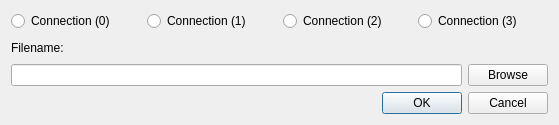
<?xml version="1.0" encoding="UTF-8"?>
<ui version="4.0">
 <class>SaveCCPConfigDialog</class>
 <widget class="QDialog" name="SaveCCPConfigDialog">
  <property name="geometry">
   <rect>
    <x>0</x>
    <y>0</y>
    <width>559</width>
    <height>125</height>
   </rect>
  </property>
  <property name="windowTitle">
   <string>Export CCP Config</string>
  </property>
  <property name="windowIcon">
   <iconset resource="../Icons.qrc">
    <normaloff>:/Icons/car.png</normaloff>:/Icons/car.png</iconset>
  </property>
  <layout class="QVBoxLayout" name="verticalLayout_2">
   <item>
    <layout class="QHBoxLayout" name="horizontalLayout">
     <item>
      <widget class="QRadioButton" name="radioButtonCon0">
       <property name="text">
        <string>Connection (0)</string>
       </property>
      </widget>
     </item>
     <item>
      <widget class="QRadioButton" name="radioButtonCon1">
       <property name="text">
        <string>Connection (1)</string>
       </property>
      </widget>
     </item>
     <item>
      <widget class="QRadioButton" name="radioButtonCon2">
       <property name="text">
        <string>Connection (2)</string>
       </property>
      </widget>
     </item>
     <item>
      <widget class="QRadioButton" name="radioButtonCon3">
       <property name="text">
        <string>Connection (3)</string>
       </property>
      </widget>
     </item>
    </layout>
   </item>
   <item>
    <layout class="QVBoxLayout" name="verticalLayout">
     <item>
      <widget class="QLabel" name="label">
       <property name="text">
        <string>Filename:</string>
       </property>
      </widget>
     </item>
     <item>
      <layout class="QHBoxLayout" name="horizontalLayout_2">
       <item>
        <widget class="QLineEdit" name="lineEditBrowse"/>
       </item>
       <item>
        <widget class="QPushButton" name="pushButtonBrowse">
         <property name="text">
          <string>Browse</string>
         </property>
        </widget>
       </item>
      </layout>
     </item>
    </layout>
   </item>
   <item>
    <widget class="QDialogButtonBox" name="buttonBox">
     <property name="orientation">
      <enum>Qt::Horizontal</enum>
     </property>
     <property name="standardButtons">
      <set>QDialogButtonBox::Cancel|QDialogButtonBox::Ok</set>
     </property>
    </widget>
   </item>
  </layout>
 </widget>
 <resources>
  <include location="../Icons.qrc"/>
 </resources>
 <connections>
  <connection>
   <sender>buttonBox</sender>
   <signal>accepted()</signal>
   <receiver>SaveCCPConfigDialog</receiver>
   <slot>accept()</slot>
   <hints>
    <hint type="sourcelabel">
     <x>248</x>
     <y>254</y>
    </hint>
    <hint type="destinationlabel">
     <x>157</x>
     <y>274</y>
    </hint>
   </hints>
  </connection>
  <connection>
   <sender>buttonBox</sender>
   <signal>rejected()</signal>
   <receiver>SaveCCPConfigDialog</receiver>
   <slot>reject()</slot>
   <hints>
    <hint type="sourcelabel">
     <x>316</x>
     <y>260</y>
    </hint>
    <hint type="destinationlabel">
     <x>286</x>
     <y>274</y>
    </hint>
   </hints>
  </connection>
 </connections>
</ui>
